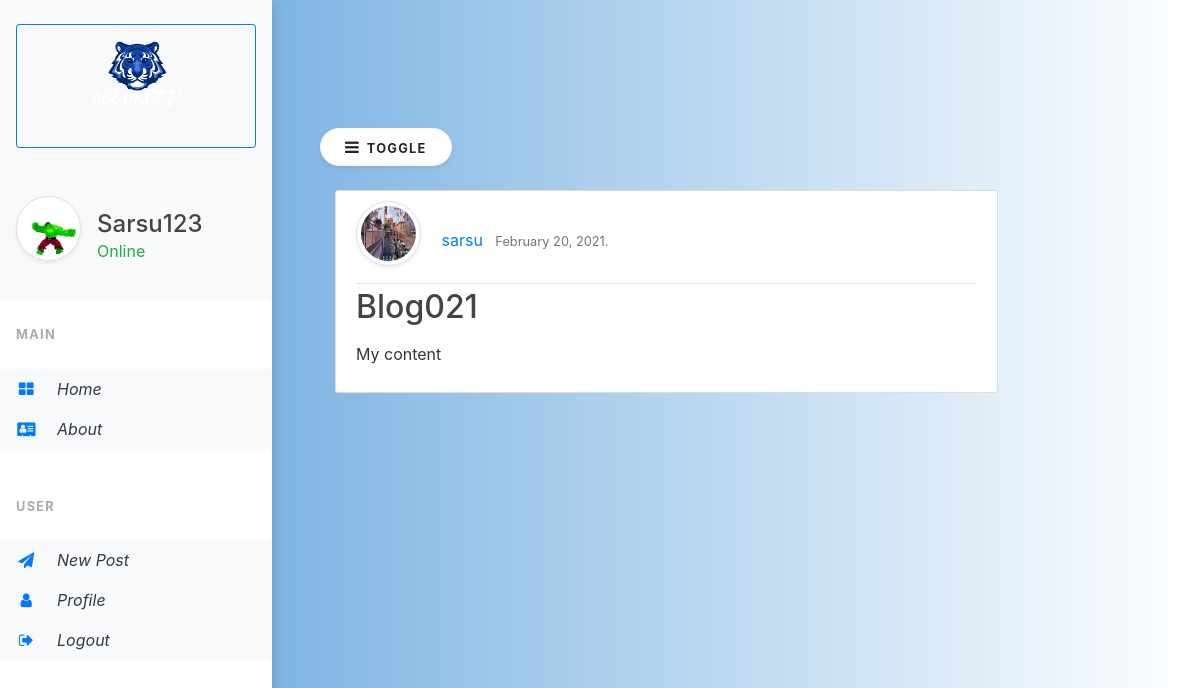
/post/blog021-12 (signed in), run on the app's committed database.
### users/models.py (models this page shows, shortened)
class Profile(models.Model):
    user = models.OneToOneField(User, on_delete=models.CASCADE)
    image = models.ImageField(default='default.jpg', upload_to='profile_pics')
    bio = models.TextField(default="Hello, I'm a new user!", blank=True, max_length=120)
    birthday = models.DateField(blank=True, null=True)
    slug = models.SlugField(blank=True)
    def get_absolute_url(self):
       return f"/profile/{self.slug}"

### blog/models.py (models this page shows, shortened)
class Post(models.Model):
    title = models.CharField(max_length=60)
    content = models.TextField(max_length=280)
    date_posted = models.DateField(default=timezone.now)
    author = models.ForeignKey(User, on_delete=models.CASCADE)
    slug = models.SlugField(blank=True)
    def get_absolute_url(self):
        return f"/post/{self.slug}"

### blog/views.py (the view)
# urls.py: path('post/<str:slug>', PostDetailView.as_view(), name="blog-detail"),
@method_decorator(login_required, name='dispatch')
class PostDetailView(DetailView):
    model = Post
    template_name = 'blog/detail.html'
    context_object_name = 'post'

### blog/templates/blog/detail.html
{% extends "blog/base.html"%}
{%block content %}
<div class="col-lg-10">
        {%if post %}
        {% include "blog/list-inline.html" with post=post truncate=False detail=True%}
        {% endif %}
</div>
{% endblock content %}

### blog/templates/blog/header.html (shortened to what this page needs)
{% load static %}
<header class="site-header">
    <div class="vertical-nav bg-white" id="sidebar">
      <div class="py-4 px-3 mb-4 bg-light">
        <div class="media d-flex align-items-center">
          <div class="media-body">
            <button class="btn btn-outline-primary mb-5 btn-sm" style="text-decoration:none; width:auto;">
            <a href="{% url 'blog-home' %} "  style="text-decoration:none;"><img width="50%" class="center" src="{% static 'logos/Logo tigre.png' %}">
          </button>
            <div class="media d-flex align-items-center">
            {% if request.user.is_authenticated %}
            <img class="rounded-circle account-img post-img mr-3 rounded-circle img-thumbnail shadow-sm  post-img" width="65" src="{{request.user.profile.image.url}}">
            <div class="media-body">
              <a href="{{request.user.profile.get_absolute_url}}"><h4 class="m-0">{{request.user.username}}</h4></a>
              <p class="font-weight-light mb-0 text-success"><strong>Online</strong></p>
            </div>
            {% else %}
            <div class="media-body">
              <p class="font-weight-bold text-danger mb-0 text-center mt-4">Offline</p>
            </div>
            {% endif %}
          </div>
          </div>
        </div>
      </div>
      {% if request.user.is_authenticated %}
      <p class="text-gray font-weight-bold text-uppercase px-3 small pb-4 mb-0">Main</p>
      <ul class="nav flex-column bg-white mb-0">
        <li class="nav-item">
          <a href="{% url 'blog-home' %}" class="nav-link text-dark font-italic bg-light">
                    <i class="fa fa-th-large mr-3 text-primary fa-fw"></i>
                    Home
                </a>
        </li>
        <li class="nav-item">
          <a href="{% url 'blog-about' %}" class="nav-link text-dark font-italic bg-light">
                    <i class="fa fa-address-card mr-3 text-primary fa-fw"></i>
                    About
                </a>
        </li>
      </ul>
      <div class="separator">
      <p class="text-gray font-weight-bold text-uppercase px-3 small pb-4 mb-0 ">User</p>
      <ul class="nav flex-column bg-white mb-0">
        <li class="nav-item">
          <a href="{% url 'post-create' %}" class="nav-link text-dark font-italic bg-light">
                  <i class="fa fa-paper-plane mr-3 text-primary fa-fw"></i>
                    New Post
                </a>
        </li>
        <li class="nav-item">
          <a href="{{request.user.profile.get_absolute_url}}" class="nav-link text-dark font-italic bg-light">
                  <i class="fa fa-user mr-3 text-primary fa-fw"></i>
                    Profile
                </a>
        </li>
        <li class="nav-item">
          <a href="{% url 'logout' %}" class="nav-link text-dark font-italic bg-light">
                    <i class="fa fa-sign-out mr-3 text-primary fa-fw"></i>
                    Logout
                </a>
        </li>
      </ul>
    </div>
    {% endif %}
    </div>
  </header>

### blog/templates/blog/list-inline.html (shortened to what this page needs)
<article class="media content-section">
    <div class="media-body">
      <div class="article-metadata">
        <img class="rounded-circle account-img post-img mr-3 rounded-circle img-thumbnail shadow-sm  post-img" width="65" src="{{post.author.profile.image.url}}">
        <a class="mr-2" href="{{post.author.profile.get_absolute_url}}">{{ post.author }}</a>
        <small class="text-muted">{{ post.date_posted|date:"F d, Y. " }}</small>
      </div>
      <h2><a class="article-title" href="{{ post.get_absolute_url }}">{{ post.title }}</a></h2>
      {% if truncate %}
      <p class="article-content">{{ post.content|linebreaks|truncatechars:80 }}</p>
      {% else %}
      <p class="article-content">{{ post.content|linebreaks}}</p>
      {% endif %}
    </div>
  </article>

### static/blog/css/main.css (style rules this page uses)
body { background: #fafafa; color: #333333; margin-top: 5rem; }
h1, h2, h3, h4, h5, h6 { color: #444444; }
ul { margin: 0; }
.content-section { background: #ffffff; padding: 10px 20px; border: 1px solid #dddddd; border-radius: 3px; margin-bottom: 20px; }
.article-title { color: #444444; }
.article-content { white-space: pre-line; }
.article-metadata { padding-bottom: 1px; margin-bottom: 4px; border-bottom: 1px solid #e3e3e3 }
.account-img { height: 125px; width: 125px; margin-right: 20px; margin-bottom: 16px; }
.post-img { width: 65px !important; height: 65px !important; }
.media-body { clear: left; display: inline; word-break: break-word; width: 100%; }
.center { display: block; margin-left: auto; margin-right: auto; width: 50%; margin-bottom: 15px; }
* { box-sizing: border-box; }

### static/blog/css/navbar.css (style rules this page uses)
.vertical-nav { min-width: 17rem; width: 17rem; height: 100vh; position: fixed; top: 0; left: 0; box-shadow: 3px 3px 10px rgba(0, 0, 0, 0.1); transition: all 0.4s; }
@media (max-width:1200px) { .vertical-nav { position: fixed; left: 0; width: 10%; height: 100%; overflow: auto; } }
body { background: #599fd9; background: -webkit-linear-gradient(to right, #599fd9, white); background: linear-gradient(to right, #599fd9, white); min-height: 100vh; overflow-x: hidden; }
.separator { margin: 3rem 0; border-bottom: 1px dashed #fff; }
.text-uppercase { letter-spacing: 0.1em; }
.text-gray { color: #aaa; }

### data on the page
Post: author.profile.image (picture), author "sarsu", date_posted "February 20, 2021.", title "Blog021", content "My content"

### other printed values
{{ request.user.username }} "Sarsu123"
